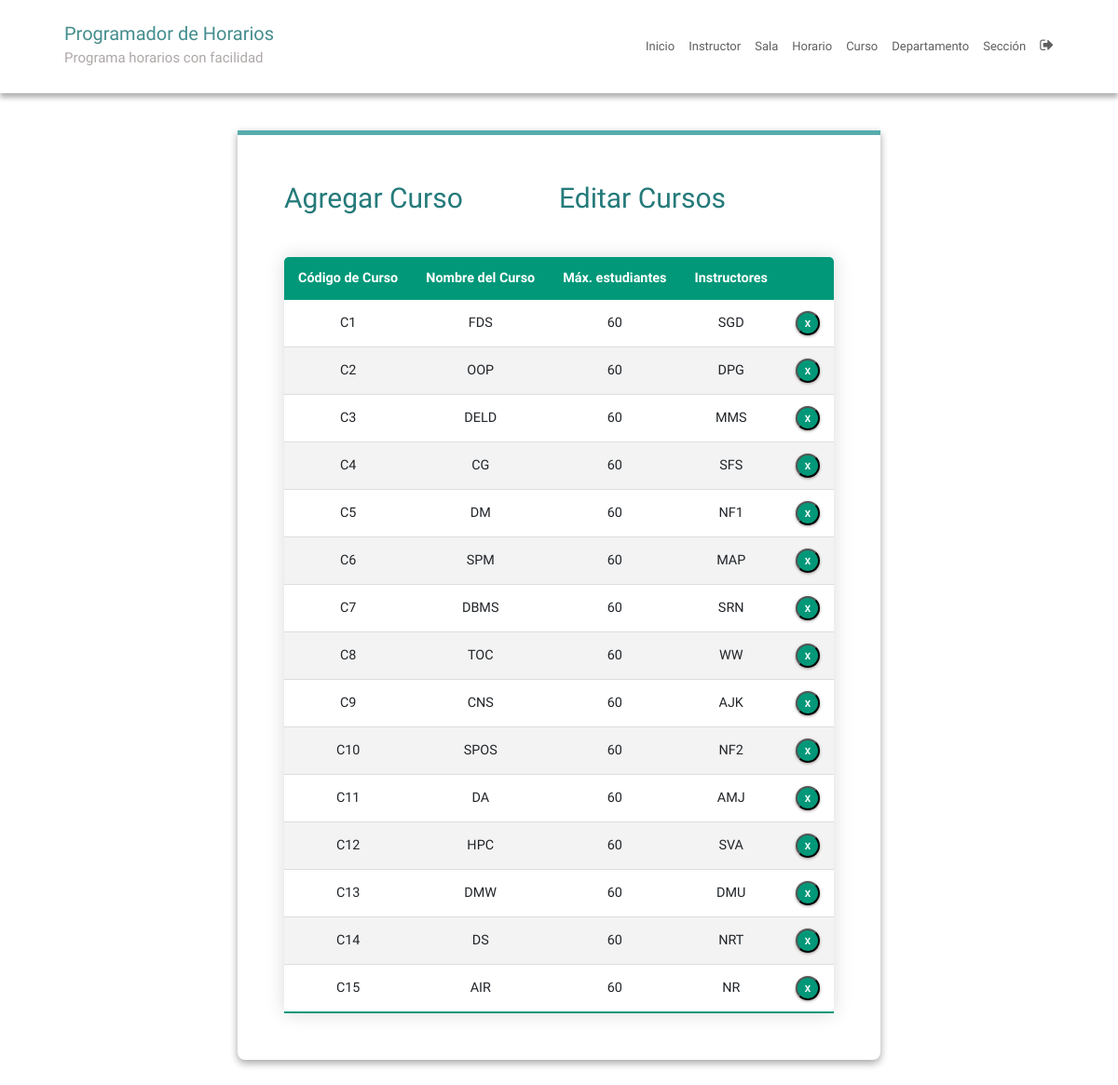
The page /courseEdit/ (signed in) on the database as committed earlier.
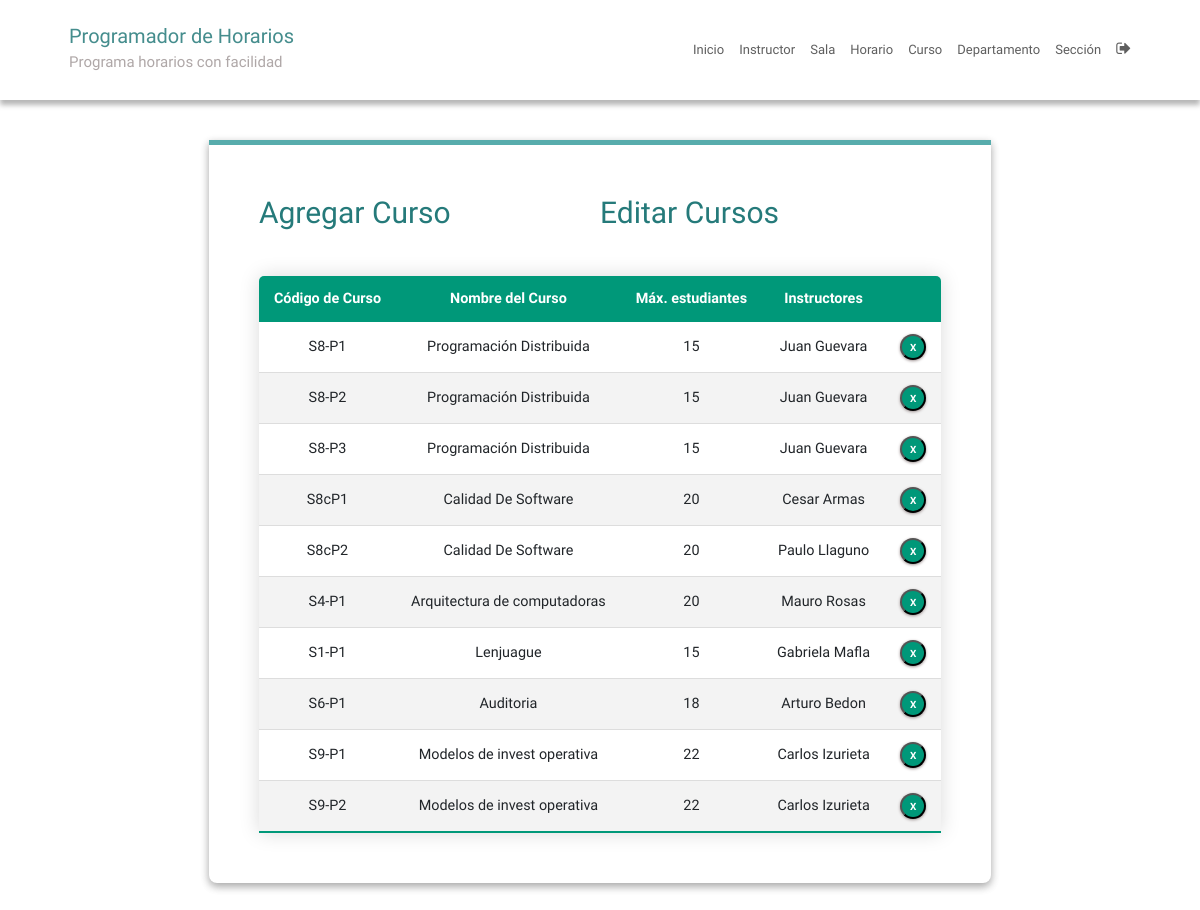
The same page on the database as committed later.
### SchedulerApp/models.py (models this page shows, shortened)
class Course(models.Model):
    course_number = models.CharField(max_length=5, primary_key=True)
    course_name = models.CharField(max_length=40)
    max_numb_students = models.CharField(max_length=65)
    instructors = models.ManyToManyField(Instructor)

### SchedulerApp/views.py (the view)
# urls.py: path('courseEdit/', courseEdit, name='courseEdit'),
@login_required
def courseEdit(request):
    instructor = defaultdict(list)
    for course in Course.instructors.through.objects.all():
        course_number = course.course_id
        instructor_name = Instructor.objects.filter(
            id=course.instructor_id).values('name')[0]['name']
        instructor[course_number].append(instructor_name)
    context = {'courses': Course.objects.all(), 'instructor': instructor}
    return render(request, 'courseEdit.html', context)

### SchedulerApp/templatetags/index.py (called while the page is built)
@register.filter
def dictKey(d, k):
    return ', '.join(d[k]) or ''

    def render(self, context):
        path = context['request'].path
        for p in self.patterns:
            pValue = template.Variable(p).resolve(context)
            if path == pValue:
                return 'active'
        return ''

### templates/courseEdit.html (shortened to what this page needs)
{% extends 'base.html' %}
{% block content %}
{% load static %}
{% load index %}
<fieldset class="fieldset">
  <div class="tablink">
    <a href="{% url 'courseAdd'%}">
      <h1 onclick="openPage('new')" id="defaultOpen">Agregar Curso</h1>
    </a>
    <h1 onclick="openPage('edit')" id="link_to_edit">Editar Cursos</h1>
  </div>
  <div class="tabcontent" id="edit">
    <table class="editTable">
      <thead>
        <tr class="table-headers">
          <th>Código de Curso</th>
          <th>Nombre del Curso</th>
          <th>Máx. estudiantes</th>
          <th>Instructores</th>
          <th class="empty"></th>
        </tr>
      </thead>
      <tbody>
        {% for crs in courses %}
        <tr>
          <td>{{crs.course_number}}</td>
          <td>{{crs.course_name}}</td>
          <td>{{crs.max_numb_students}}</td>
          <td>{{instructor|dictKey:crs.course_number}}</td>
          <td class="empty">
            <form action="{% url 'deletecourse' crs.course_number %}" method="post">
              <input type="submit" value="X" class="cross">
            </form>
          </td>
        </tr>
        {% endfor %}
      </tbody>
    </table>
  </div>
</fieldset>
{% endblock %}

Rows that differ between the two databases and show on the page:
removed Course: course_number "C1", course_name "FDS", max_numb_students "60", course_number "SGD"
removed Course: course_number "C2", course_name "OOP", max_numb_students "60", course_number "DPG"
removed Course: course_number "C3", course_name "DELD", max_numb_students "60", course_number "MMS"
removed Course: course_number "C4", course_name "CG", max_numb_students "60", course_number "SFS"
removed Course: course_number "C5", course_name "DM", max_numb_students "60", course_number "NF1"
removed Course: course_number "C6", course_name "SPM", max_numb_students "60", course_number "MAP"
removed Course: course_number "C7", course_name "DBMS", max_numb_students "60", course_number "SRN"
removed Course: course_number "C8", course_name "TOC", max_numb_students "60", course_number "WW"
removed Course: course_number "C9", course_name "CNS", max_numb_students "60", course_number "AJK"
removed Course: course_number "C10", course_name "SPOS", max_numb_students "60", course_number "NF2"
removed Course: course_number "C11", course_name "DA", max_numb_students "60", course_number "AMJ"
removed Course: course_number "C12", course_name "HPC", max_numb_students "60", course_number "SVA"
removed Course: course_number "C13", course_name "DMW", max_numb_students "60", course_number "DMU"
removed Course: course_number "C14", course_name "DS", max_numb_students "60", course_number "NRT"
removed Course: course_number "C15", course_name "AIR", max_numb_students "60", course_number "NR"
added Course: course_number "S8-P1", course_name "Programación Distribuida", max_numb_students "15", course_number "Juan Guevara"
added Course: course_number "S8-P2", course_name "Programación Distribuida", max_numb_students "15", course_number "Juan Guevara"
added Course: course_number "S8-P3", course_name "Programación Distribuida", max_numb_students "15", course_number "Juan Guevara"
added Course: course_number "S8cP1", course_name "Calidad De Software", max_numb_students "20", course_number "Cesar Armas"
added Course: course_number "S8cP2", course_name "Calidad De Software", max_numb_students "20", course_number "Paulo Llaguno"
added Course: course_number "S4-P1", course_name "Arquitectura de computadoras", max_numb_students "20", course_number "Mauro Rosas"
added Course: course_number "S1-P1", course_name "Lenjuague", max_numb_students "15", course_number "Gabriela Mafla"
added Course: course_number "S6-P1", course_name "Auditoria", max_numb_students "18", course_number "Arturo Bedon"
added Course: course_number "S9-P1", course_name "Modelos de invest operativa", max_numb_students "22", course_number "Carlos Izurieta"
added Course: course_number "S9-P2", course_name "Modelos de invest operativa", max_numb_students "22", course_number "Carlos Izurieta"
